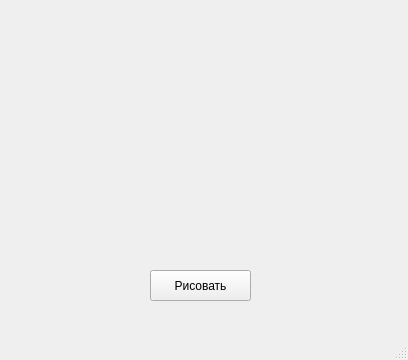
<?xml version="1.0" encoding="UTF-8"?>
<ui version="4.0">
 <class>MainWindow</class>
 <widget class="QMainWindow" name="MainWindow">
  <property name="geometry">
   <rect>
    <x>0</x>
    <y>0</y>
    <width>408</width>
    <height>360</height>
   </rect>
  </property>
  <property name="windowTitle">
   <string>MainWindow</string>
  </property>
  <widget class="QWidget" name="centralwidget">
   <widget class="QPushButton" name="pushButton">
    <property name="geometry">
     <rect>
      <x>150</x>
      <y>270</y>
      <width>101</width>
      <height>31</height>
     </rect>
    </property>
    <property name="text">
     <string>Рисовать</string>
    </property>
   </widget>
  </widget>
  <widget class="QMenuBar" name="menubar">
   <property name="geometry">
    <rect>
     <x>0</x>
     <y>0</y>
     <width>408</width>
     <height>21</height>
    </rect>
   </property>
  </widget>
  <widget class="QStatusBar" name="statusbar"/>
 </widget>
 <resources/>
 <connections/>
</ui>
